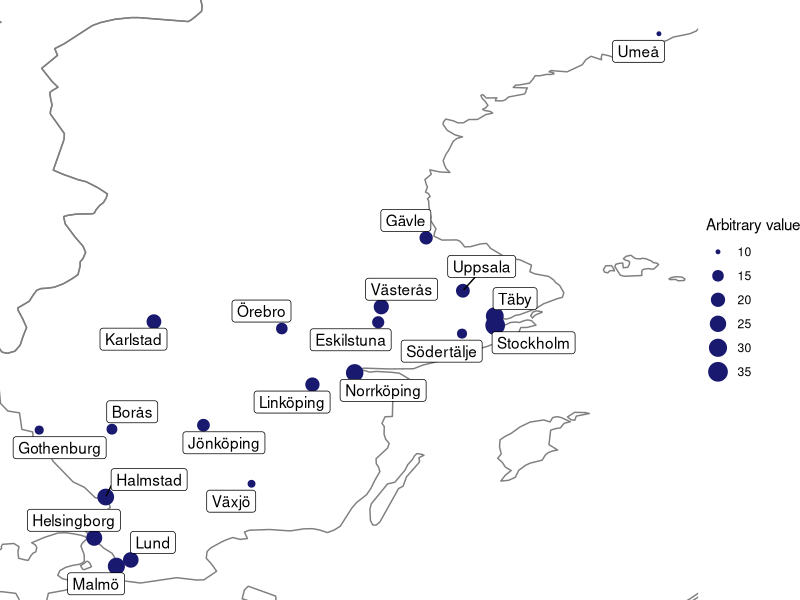

Write R code to recreate this figure.
## ---- chunk 1
setwd(here::here("posts", "2023-10-02-geocoding"))
## ---- chunk 2
#| echo: false

library(tidyverse) # for data manipulation

# write out file to csv
# places_geocoded %>% write_excel_csv("data/places_geocoded.csv")

# read in file from csv
places_geocoded <- read_csv("data/places_geocoded.csv")
## ---- chunk 3
# Find bounds to trim map, adding some padding
bounds <- places_geocoded %>%
    summarise(xmin = min(longitude) - 0.1,
              xmax = max(longitude) + 0.1,
              ymin = min(latitude) - 0.1,
              ymax = max(latitude) + 0.1)

# Plot places
ggplot(places_geocoded, aes(longitude, latitude), color = "grey99") +
    borders() +
    geom_point(aes(size = arbitrary_value), colour = "midnightblue") +
    ggrepel::geom_label_repel(aes(label = place_name)) +
    theme_void() +
    coord_cartesian(xlim = c(bounds$xmin, bounds$xmax), 
                    ylim = c(bounds$ymin, bounds$ymax)) +
    labs(size = "Arbitrary value")
